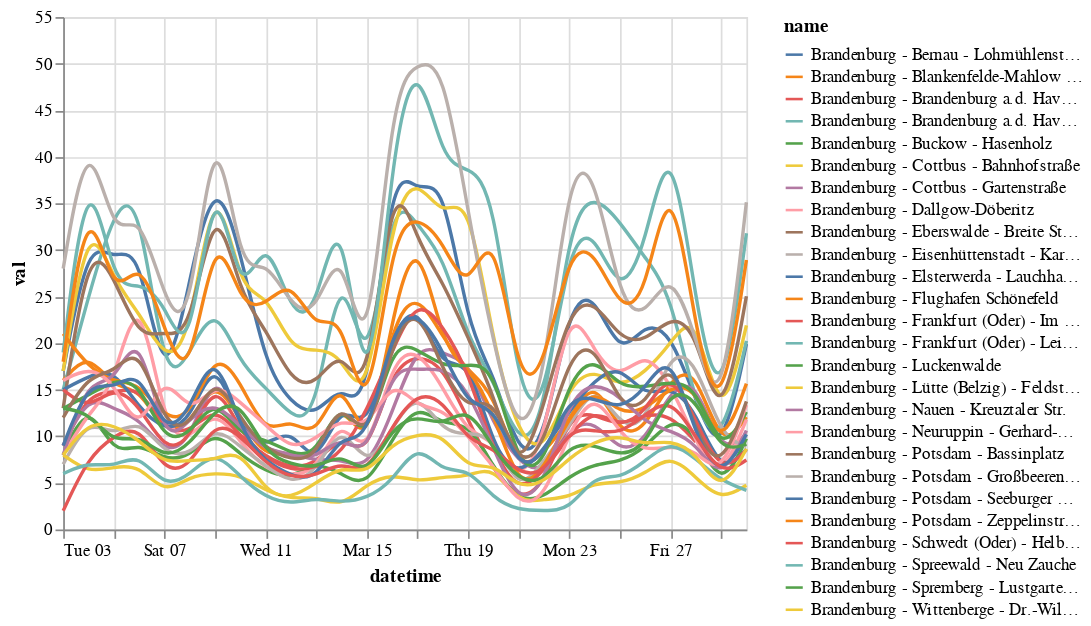

The notebook cell this image was saved under:
### Code cell
alt.Chart(brandenburg_daily_avg).mark_line(interpolate='basis').encode(
    x='datetime:T',
    y='val:Q',
    color='name:N'
)

### Figure 1 — Vega-Lite specification as saved in the notebook (floating-point values rounded to 4 significant figures; data arrays with more than 128 entries replaced by an {"elided": "..."} marker saying what was removed)
{"config": {"view": {"continuousWidth": 400, "continuousHeight": 300}}, "data": {"name": "data-03704409fe61c8a6dc7c56746081a74f"}, "mark": {"type": "line", "interpolate": "basis"}, "encoding": {"color": {"type": "nominal", "field": "name"}, "x": {"type": "temporal", "field": "datetime"}, "y": {"type": "quantitative", "field": "val"}}, "$schema": "https://vega.github.io/schema/vega-lite/v4.0.2.json", "datasets": {"data-03704409fe61c8a6dc7c56746081a74f": {"elided": "726 records"}}}
